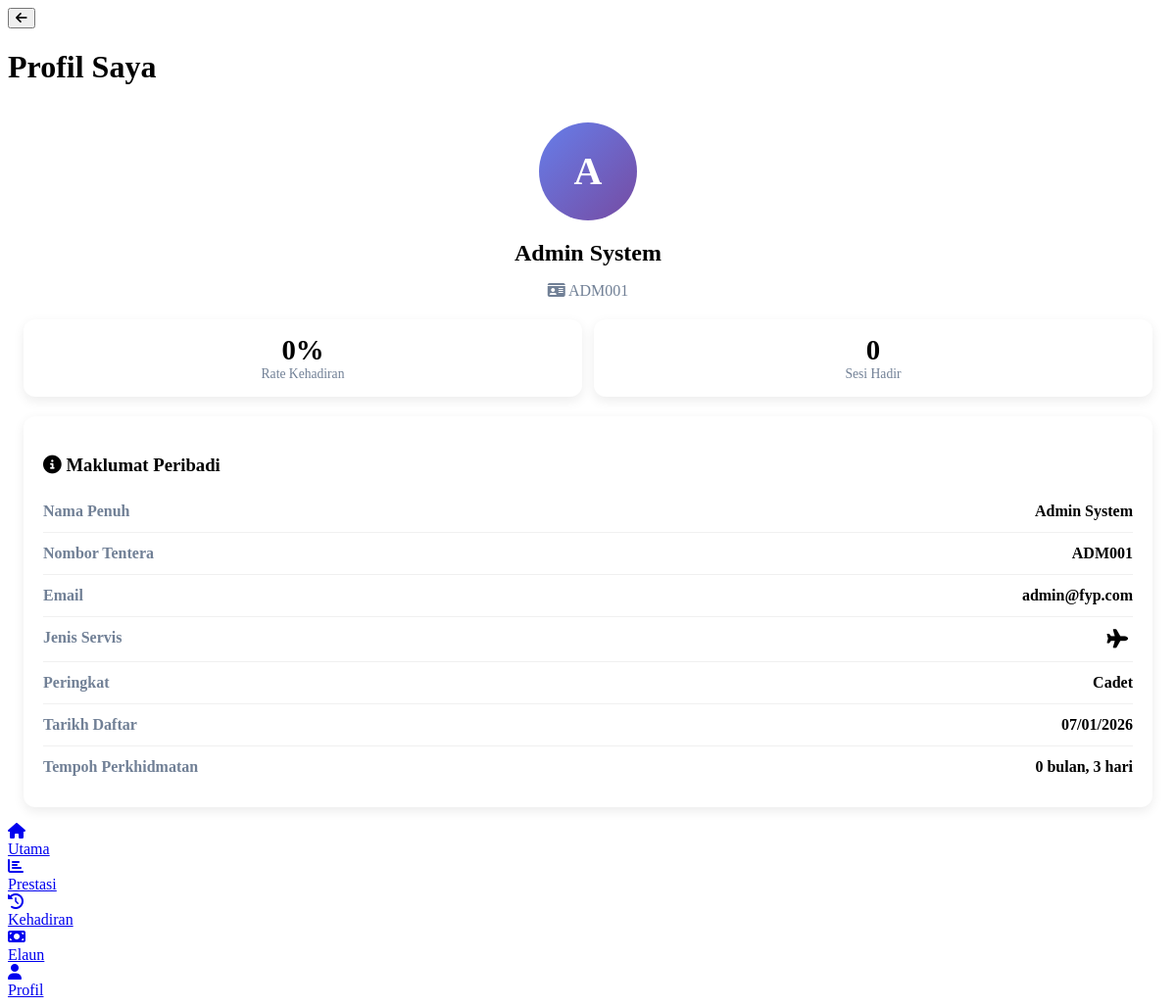
The page /cadet/profile.php (signed in) on the database its author committed.
### tables this page shows
CREATE TABLE `users` (
  `user_id` int(11) NOT NULL AUTO_INCREMENT,
  `military_number` varchar(20) NOT NULL,
  `password` varchar(255) NOT NULL,
  `role` enum('admin','rankholder','cadet') NOT NULL,
  `name` varchar(100) NOT NULL,
  `email` varchar(100) DEFAULT NULL,
  `service_type` enum('darat','laut','udara') DEFAULT NULL,
  `rank_level` enum('junior','intermediate','senior') DEFAULT NULL,
  `created_at` timestamp NOT NULL DEFAULT current_timestamp(),
  PRIMARY KEY (`user_id`),
  UNIQUE KEY `military_number` (`military_number`),
  UNIQUE KEY `email` (`email`)
);

### app/core/Database.php (called while the page is built, shortened)
<?php
class Database {
    protected $conn;
    public function __construct() {
        $this->conn = $this->connect();
    }
    private function connect() {
        $host = 'localhost';
        $username = 'root';
        $password = '';
        $database = 'caams_fyp';
        $conn = new mysqli($host, $username, $password, $database);
        return $conn;
    }
    public function prepare($sql) {
        return $this->conn->prepare($sql);
    }
}
?>

### app/core/Session.php (called while the page is built, shortened)
<?php
class Session {
    public static function get($key) {
        return $_SESSION[$key] ?? null;
    }
    public static function isLoggedIn() {
        return isset($_SESSION['user_id']) && !empty($_SESSION['user_id']);
    }
}
?>

### app/core/Auth.php (called while the page is built, shortened)
<?php
require_once __DIR__ . '/Database.php';
require_once __DIR__ . '/Session.php';
class Auth extends Database {
    public function isLoggedIn() {
        return Session::isLoggedIn();
    }
    public function getCurrentUser() {
        $userId = Session::get('user_id');
        $sql = "SELECT * FROM users WHERE user_id = ?";
        $stmt = $this->prepare($sql);
        $stmt->bind_param("i", $userId);
        $stmt->execute();
        $result = $stmt->get_result();
        return $result->fetch_assoc();
    }
}
?>

### cadet/profile.php (the view, shortened to what this page needs)
<?php
require_once __DIR__ . '/../app/core/Auth.php';
require_once __DIR__ . '/../app/core/Database.php';
$user = (new Auth())->getCurrentUser();
$db = new Database();
$statsSql = "SELECT
    COUNT(CASE WHEN status = 'present' THEN 1 END) as total_present,
    COUNT(*) as total_sessions,
    MIN(date) as join_date
    FROM attendance
    WHERE user_id = ?";
$statsStmt = $db->prepare($statsSql);
$statsStmt->bind_param("i", $user['user_id']);
$statsStmt->execute();
$stats = $statsStmt->get_result()->fetch_assoc();
$totalPresent = $stats['total_present'] ?? 0;
$totalSessions = $stats['total_sessions'] ?? 0;
$joinDate = $stats['join_date'] ?? $user['created_at'];
$attendanceRate = $totalSessions > 0 ? round(($totalPresent / $totalSessions) * 100) : 0;
?>
<!DOCTYPE html>
<html lang="en">
<head>
    <link rel="stylesheet" href="https://cdnjs.cloudflare.com/ajax/libs/font-awesome/6.4.0/css/all.min.css">
</head>
<body>
    <div class="mobile-container">
        <header class="mobile-header">
            <button class="back-btn" onclick="goBack()">
                <i class="fas fa-arrow-left"></i>
            </button>
            <div class="header-content">
                <h1 class="user-name">Profil Saya</h1>
            </div>
        </header>
        <div class="profile-container">
            <div class="profile-header">
                <div class="avatar-large">
                    <?php echo strtoupper(substr($user['name'], 0, 1)); ?>
                </div>
                <h2 style="margin-bottom: 5px; color: var(--primary);"><?php echo htmlspecialchars($user['name']); ?></h2>
                <p style="color: #718096; margin-bottom: 20px;">
                    <i class="fas fa-id-card"></i> <?php echo htmlspecialchars($user['military_number']); ?>
                </p>
            </div>
            <div class="profile-stats">
                <div class="profile-stat">
                    <div style="font-size: 1.8rem; font-weight: 700; color: var(--success);">
                        <?php echo $attendanceRate; ?>%
                    </div>
                    <div style="font-size: 0.85rem; color: #718096;">Rate Kehadiran</div>
                </div>
                <div class="profile-stat">
                    <div style="font-size: 1.8rem; font-weight: 700; color: var(--accent);">
                        <?php echo $totalSessions; ?>
                    </div>
                    <div style="font-size: 0.85rem; color: #718096;">Sesi Hadir</div>
                </div>
            </div>
            <div class="profile-info">
                <h3 style="margin-bottom: 15px; color: var(--primary);">
                    <i class="fas fa-info-circle"></i> Maklumat Peribadi
                </h3>
                <div class="info-item">
                    <span class="info-label">Nama Penuh</span>
                    <span class="info-value"><?php echo htmlspecialchars($user['name']); ?></span>
                </div>
                <div class="info-item">
                    <span class="info-label">Nombor Tentera</span>
                    <span class="info-value"><?php echo htmlspecialchars($user['military_number']); ?></span>
                </div>
                <?php if (!empty($user['email'])): ?>
                <div class="info-item">
                    <span class="info-label">Email</span>
                    <span class="info-value"><?php echo htmlspecialchars($user['email']); ?></span>
                </div>
                <?php endif; ?>
                <div class="info-item">
                    <span class="info-label">Jenis Servis</span>
                    <span class="info-value">
                        <i class="fas fa-<?php
                            echo $user['service_type'] == 'darat' ? 'mountain' :
                                 ($user['service_type'] == 'laut' ? 'anchor' : 'plane');
                        ?> service-icon"></i>
                    </span>
                </div>
                <div class="info-item">
                    <span class="info-label">Peringkat</span>
                    <span class="info-value">
                        <?php echo ucfirst($user['rank_level']); ?> Cadet
                    </span>
                </div>
                <div class="info-item">
                    <span class="info-label">Tarikh Daftar</span>
                    <span class="info-value">
                        <?php echo date('d/m/Y', strtotime($joinDate)); ?>
                    </span>
                </div>
                <div class="info-item">
                    <span class="info-label">Tempoh Perkhidmatan</span>
                    <span class="info-value">
                        <?php
                        $join = new DateTime($joinDate);
                        $now = new DateTime();
                        $interval = $join->diff($now);
                        echo $interval->format('%m bulan, %d hari');
                        ?>
                    </span>
                </div>
            </div>
        </div>
        <nav class="mobile-footer">
            <a href="dashboard.php" class="nav-item">
                <div class="nav-icon">
                    <i class="fas fa-home"></i>
                </div>
                <div class="nav-label">Utama</div>
            </a>
            <a href="performance.php" class="nav-item">
                <div class="nav-icon">
                    <i class="fas fa-chart-bar"></i>
                </div>
                <div class="nav-label">Prestasi</div>
            </a>
            <a href="attendance_history.php" class="nav-item">
                <div class="nav-icon">
                    <i class="fas fa-history"></i>
                </div>
                <div class="nav-label">Kehadiran</div>
            </a>
            <a href="allowance.php" class="nav-item">
                <div class="nav-icon">
                    <i class="fas fa-money-bill"></i>
                </div>
                <div class="nav-label">Elaun</div>
            </a>
            <a href="profile.php" class="nav-item active">
                <div class="nav-icon">
                    <i class="fas fa-user"></i>
                </div>
                <div class="nav-label">Profil</div>
            </a>
        </nav>
    </div>
</body>
</html>

### cadet/profile.php (style rules this page uses)
.profile-container { padding: 16px; }
.profile-header { text-align: center; margin-bottom: 20px; }
.avatar-large { width: 100px; height: 100px; border-radius: 50%; background: linear-gradient(135deg, #667eea 0%, #764ba2 100%); display: flex; align-items: center; justify-content: center; margin: 0 auto 15px; color: white; font-size: 2.5rem; font-weight: 700; }
.profile-stats { display: grid; grid-template-columns: repeat(2, 1fr); gap: 12px; margin: 20px 0; }
.profile-stat { background: white; border-radius: 12px; padding: 15px; text-align: center; box-shadow: 0 4px 12px rgba(0,0,0,0.08); }
.profile-info { background: white; border-radius: 12px; padding: 20px; margin-top: 20px; box-shadow: 0 4px 12px rgba(0,0,0,0.08); }
.info-item { display: flex; justify-content: space-between; padding: 12px 0; border-bottom: 1px solid #f0f0f0; }
.info-item:last-child { border-bottom: none; }
.info-label { font-weight: 600; color: #718096; }
.info-value { font-weight: 600; color: var(--primary); }
.service-icon { font-size: 1.2rem; margin-right: 5px; }

### rows shown on the page
users: name "A", name "Admin System", military_number "ADM001", email "admin@fyp.com"

### other values the page prints
$attendanceRate "0"
$totalSessions "0"
date('d/m/Y', strtotime($joinDate)) "07/01/2026"
